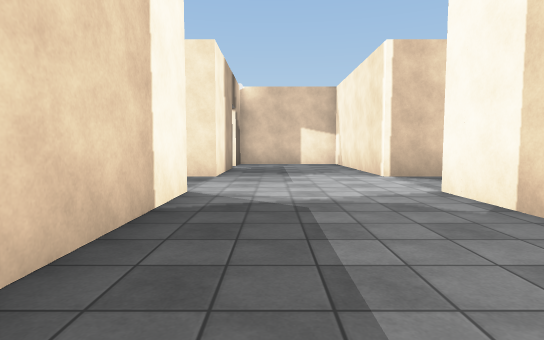
view 1 (above)

20 first-person views from a walk through a Unity game level. The camera is 1.3 m above the floor, tilts 4° down and sees 80° across. Doors are open. The floor is counted in squares, 2 m on a side. Each view is taken from the middle of a square. On the plan, view 1 faces up. The plan holds only what a view shows up to about 10 squares ahead; the rest is blank. The player character is not drawn. Surface patterns are stand-ins for the level's own textures.

view 2
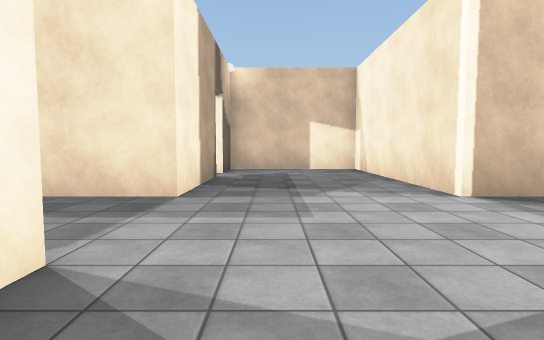

view 3
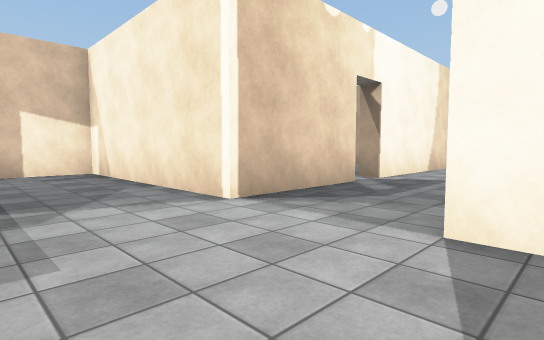

view 4
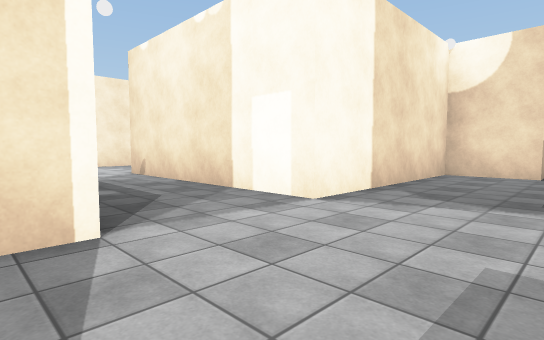

view 5
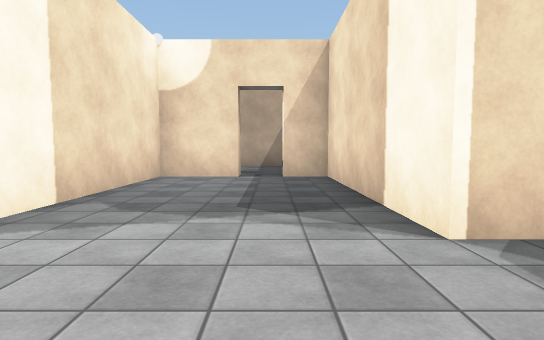

view 6
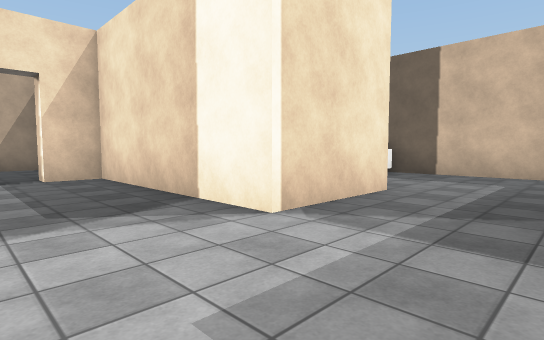

view 7
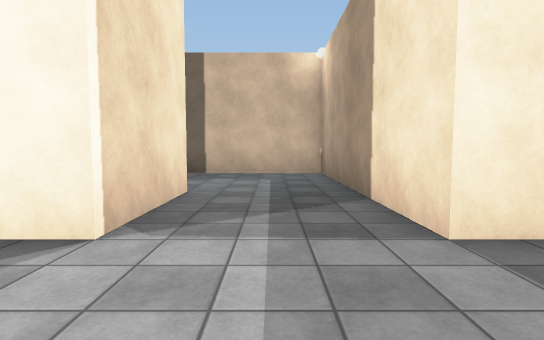

view 8
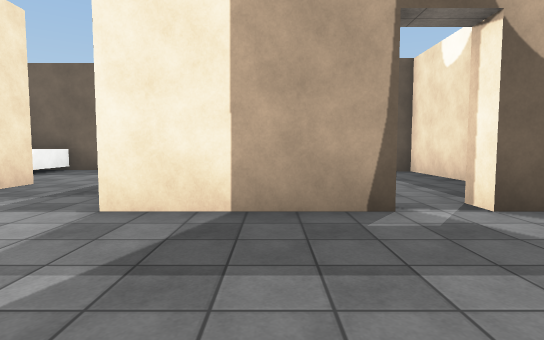

view 9
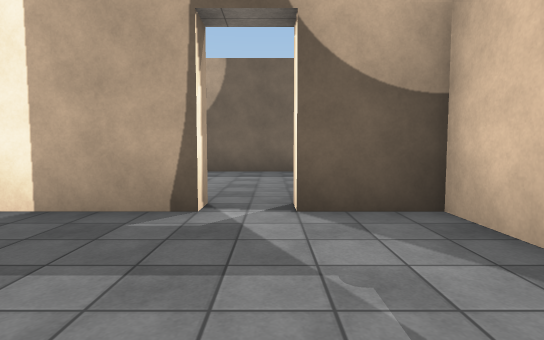

view 10
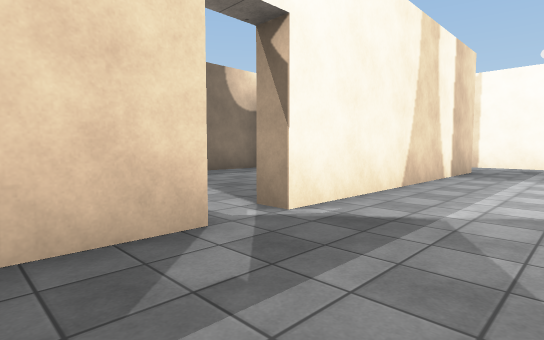

view 11
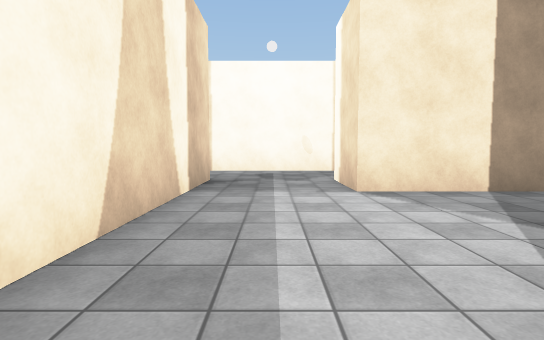

view 12
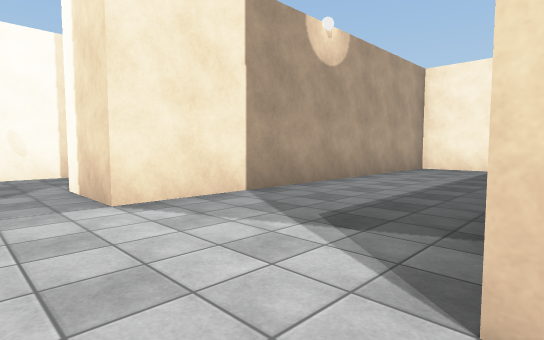

view 13
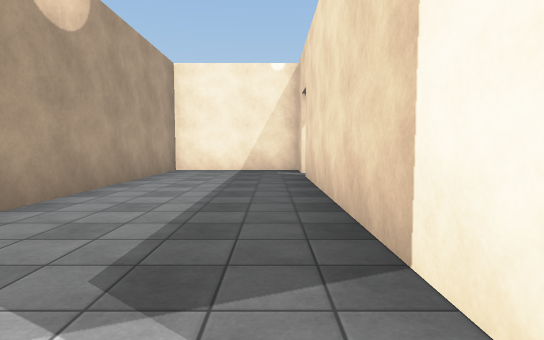

view 14
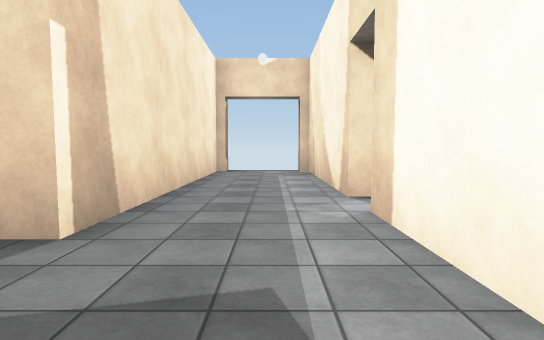

view 15
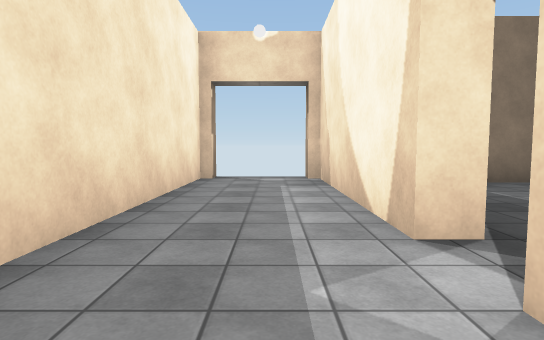

view 16
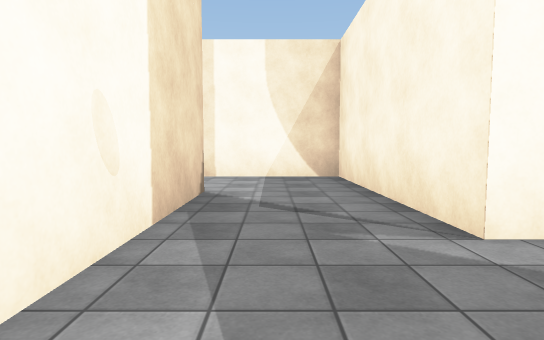

view 17
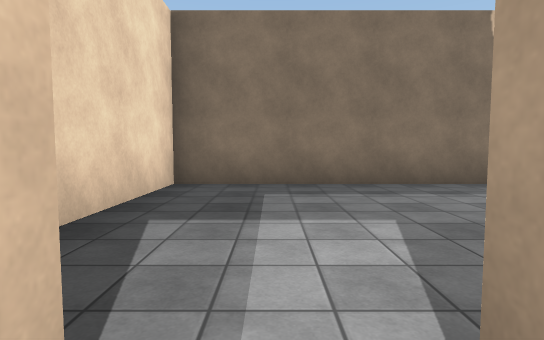

view 18
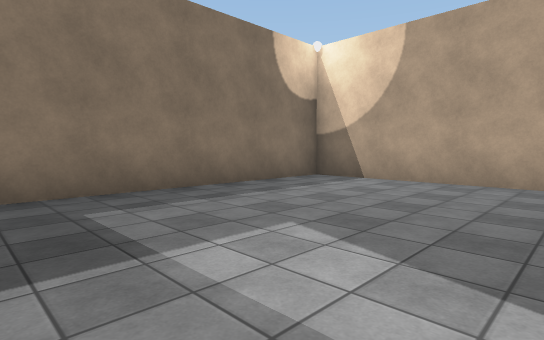

view 19
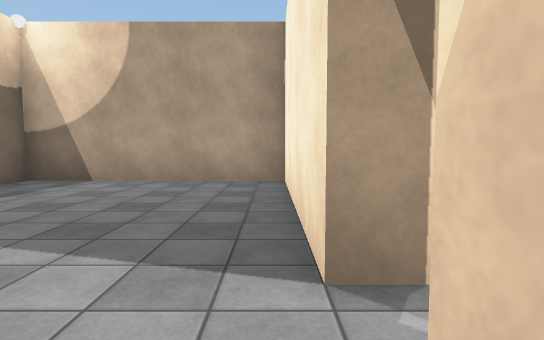

view 20
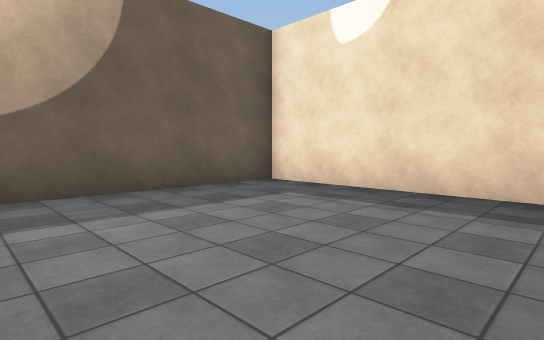

### Floor plan
Ten units are one square. View 1 is at (0, 0); x grows to the right and y downward. Boxes are objects, and circles mark ways between rooms. Rooms are numbered by the first view taken in them; rooms with no view inside come last. Other rooms are left out.
<svg viewBox="-72 -147 240 195">
<path fill="none" stroke="#000" d="M56 -72 25 -72 25 -128 -12 -128 -12 -113M-12 -103 -12 -72 -34 -72M-39 -48 -12 -48 -12 3 -3 3M25 -5 25 -48 65 -48M7 8 7 3 22 3M82 -42 82 22M65 -48 82 -48M160 -22 160 -82M160 -92 160 -138M88 43 117 43 117 -48 135 -48 135 -26M135 -138 135 -72 65 -72M138 -142 138 -138M65 -72 65 -77 113 -77 113 -125M105 -128 43 -128 43 -96M-18 -103 -12 -103M-12 -113 -18 -113M-24 -128 -67 -128 -67 -84"/>
<circle cx="75" cy="-55" r="3" fill="#2a7"/>
<circle cx="60" cy="-70" r="3" fill="#2a7"/>
<circle cx="-10" cy="-110" r="3" fill="#2a7"/>
<text x="10" y="-60">1</text>
<text x="110" y="-40">2</text>
<text x="80" y="-100">3</text>
<text x="-40" y="-100">4</text>
</svg>
Room 1 opens to room 2. Room 1 opens to room 3. Room 1 opens to room 4.

Where each view was taken, in squares from view 1:
view 1: 0 up, 0 right, facing up
view 2: 3 up, 0 right, facing up
view 3: 4 up, 0 right, facing up-right
view 4: 8 up, 0 right, facing down-right
view 5: 7 up, 0 right, facing down
view 6: 7 up, 1 right, facing down-left
view 7: 6 up, 1 right, facing left
view 8: 9 up, 2 right, facing left
view 9: 11 up, 2 right, facing left
view 10: 5 up, 4 right, facing up-right
view 11: 6 up, 7 right, facing right
view 12: 6 up, 8 right, facing down-right
view 13: 5 up, 9 right, facing down
view 14: 5 up, 15 right, facing up
view 15: 7 up, 15 right, facing up
view 16: 7 up, 15 right, facing down
view 17: 7 up, 6 right, facing up
view 18: 8 up, 5 right, facing up-right
view 19: 8 up, 5 right, facing right
view 20: 8 up, 2 left, facing up-left
